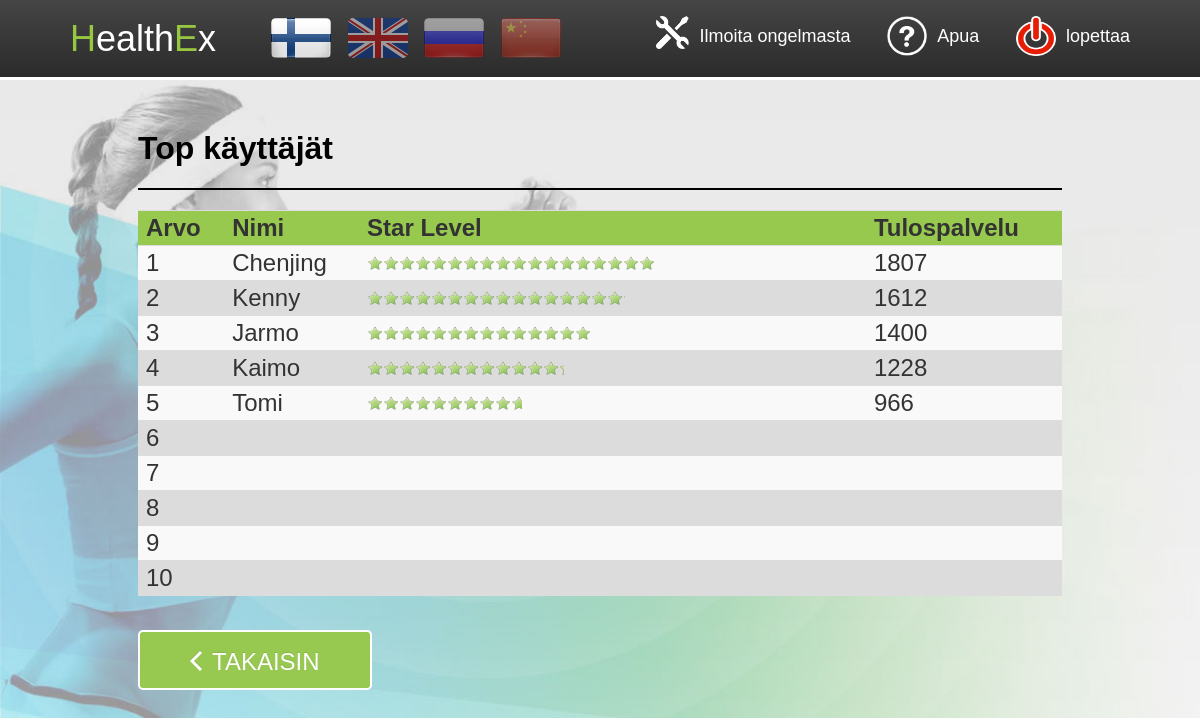
The page /kiosk/rank.php?lang=fi on the database its author committed.
### tables this page shows
CREATE TABLE IF NOT EXISTS `user` (
`id` int(11) NOT NULL,
  `uid` int(11) NOT NULL,
  `name` varchar(20) NOT NULL,
  `pass` varchar(20) NOT NULL,
  `email` varchar(30) NOT NULL,
  `gender` varchar(4) NOT NULL,
  `age` int(11) NOT NULL,
  `gravatar` varchar(20) NOT NULL,
  `language` varchar(10) NOT NULL,
  `experience` int(11) NOT NULL,
  `status` varchar(50) NOT NULL,
  `scores` int(11) NOT NULL
);

### kiosk/rank.php (the view, shortened to what this page needs)
<?php
	include( dirname(__FILE__) . '/header.php' );
	$query = "SELECT * FROM `user` order by scores desc limit 10";
	$result = mysqli_query( $db, $query );
	$row = array();
	while($r = mysqli_fetch_assoc($result)){
			$row[] = $r;
	};
?>
<div class="wrapper">
	<div class="content">
		<div class="heading">
			<h1 class=""><?=RANK_TOP_USERS?></h1>
		</div>
		<div class="body">
			<table width="100%" cellpadding="0" cellspacing="1" id="ranktable">
				<thead>
					<tr class="ranktitle"><th><?=RANK_RANK?></th><th><?=RANK_NAME?></th><th><?=RANK_STAR_LEVEL?></th><th><?=RANK_SCORES?></th></tr>
				</thead>
				<tbody>
				<?php
					$length = count($row);
					for($i=0;$i<10;$i++){
						if($i%2){
							echo '<tr class="rankitem2"><td>';
						}else{
							echo '<tr class="rankitem"><td>';
						};
						if( $i<$length ){
							$width = $row[$i]['scores'] * 16 / 100;
							$num = $i+1;
							echo $num.'</td><td>'.$row[$i]['name'].'</td><td><div class ="starbox"><div class="star" style = "width:'.$width.'px"></div></td><td>'.$row[$i]['scores'].'</td></tr>';
						}else{
							$num = $i+1;
							echo $num.'</td><td></td><td><div class ="starbox"><div class="star" style = "width:0px"></div></td><td></td></tr>';
						}
					}
				?>
					<tr><td colspan="4" height="20">&nbsp;</td></tr>
					<tr>
					   <td colspan="4" style="padding:0;border:none;">
					   	<button class="btn prev" onclick="javascript:history.go(-1);"><?=BACK?></button>
					   </td>
					</tr>
					</tbody>
			</table>
	   </div>
	</div>
</div>
</body></html>

### interface/styles/kiosk-main.css (style rules this page uses)
html { width: 100%; height: 100%; }
div { border: 0px solid red; }

### interface/styles/rank.css (style rules this page uses)
table#ranktable { border-collapse: collapse; border-spacing: 0; border-color: gray; color: #333; }
table#ranktable thead { display: table-header-group; vertical-align: middle; border-color: inherit; }
table#ranktable th { font-weight: bold; vertical-align: bottom; }
table#ranktable th, table#ranktable td { padding: 8px; line-height: 18px; border-top: 1px solid #DDD; text-align: left; }
table#ranktable tbody { display: table-row-group; vertical-align: middle; border-color: inherit; }
table#ranktable tr.ranktitle { background-color: #97C94E; }
table#ranktable tr.rankitem { background-color: #F9F9F9; }
table#ranktable tr.rankitem2 { background-color: #DCDCDC; }
table#ranktable div.starbox { height: 16px; width: 400px; }
table#ranktable div.star { background-image: url("../pictures/star.png"); background-repeat: repeat-x; height: 16px; }

### interface/styles/yini.css (style rules this page uses)
* { box-sizing: border-box; }
html, body { font-family: Airal, sans-serif; font-size: 24px; padding: 0; margin: 0; }
body { background: url('../pictures/bg3.jpg') center 80px no-repeat; background-size: cover; }
h1, h2, h3, h4, h5, h6 { margin-top: 0; font-family: Arial, sans-serif; }
h1 { font-size: 32px; }
.content { width: 924px; margin: 0 auto; padding: 50px 0 0; }
.heading { border-bottom: 2px solid #000; }
.body { padding: 20px 0; }
.btn { border: 2px solid #fff; background: #97c950; color: #fff; text-align: center; text-transform: uppercase; text-shadow: 0 -1px 0 #88b547; border-radius: 5px; -webkit-border-radius: 5px; -moz-border-radius: 5px; padding: 10px 50px; height: 60px; line-height: 40px; font-size: 24px; position: relative; }
.btn.prev { padding-left: 72px; }
.btn:before { content: ''; display: block; position: absolute; top: 18px; width: 12px; height: 21px; }
.btn.prev:before { background: url('../pictures/arrow-white-left.png') no-repeat; left: 50px; }

### rows shown on the page
user: num "1", name "Chenjing", scores "1807"
user: num "2", name "Kenny", scores "1612"
user: num "3", name "Jarmo", scores "1400"
user: num "4", name "Kaimo", scores "1228"
user: num "5", name "Tomi", scores "966"

### other values the page prints
REPORT_PROBLEM "Ilmoita ongelmasta"
HELP "Apua"
LOGOUT "lopettaa"
RANK_TOP_USERS "Top käyttäjät"
RANK_RANK "Arvo"
RANK_NAME "Nimi"
RANK_STAR_LEVEL "Star Level"
RANK_SCORES "Tulospalvelu"
$num "6"
$num "7"
$num "8"
$num "9"
$num "10"
BACK "TAKAISIN"
